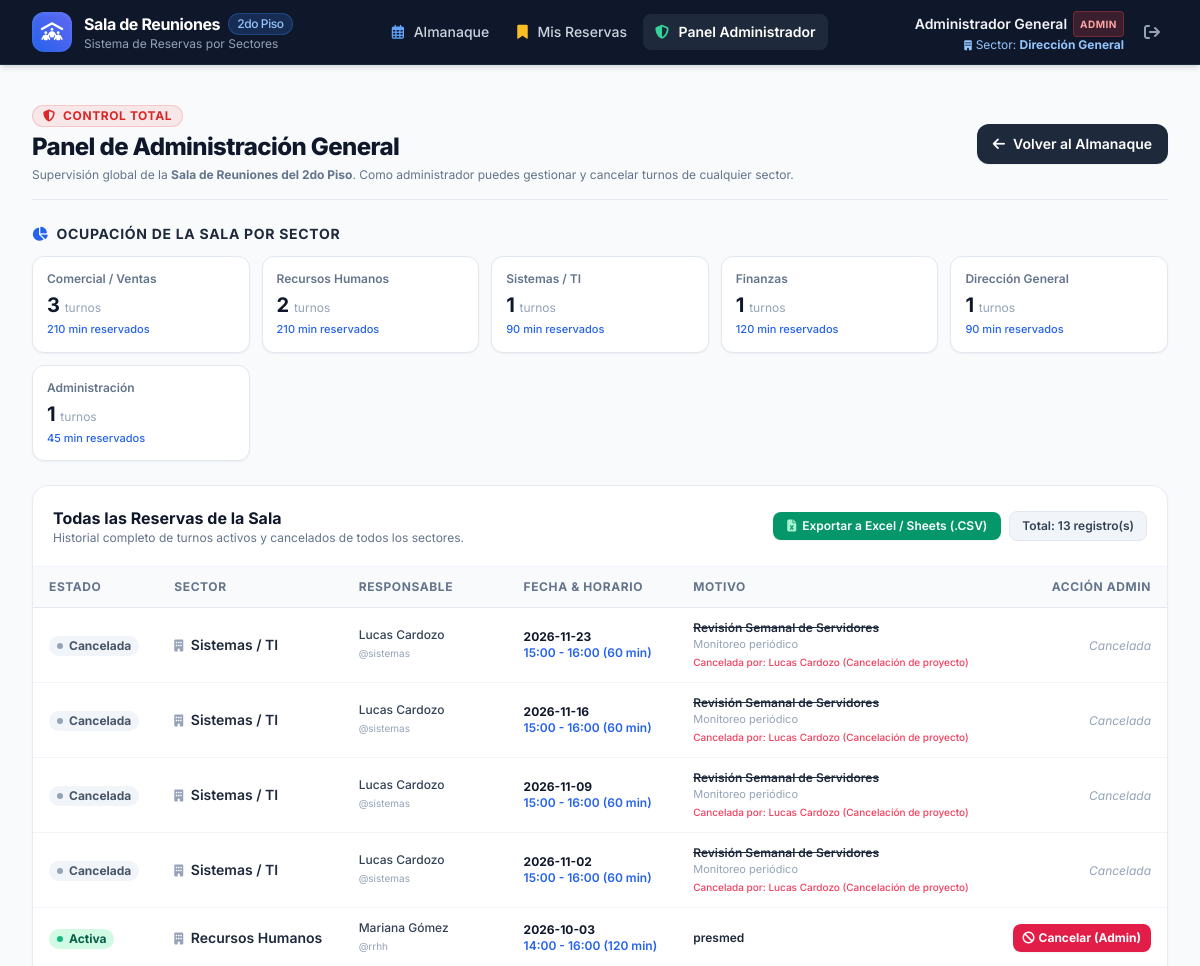
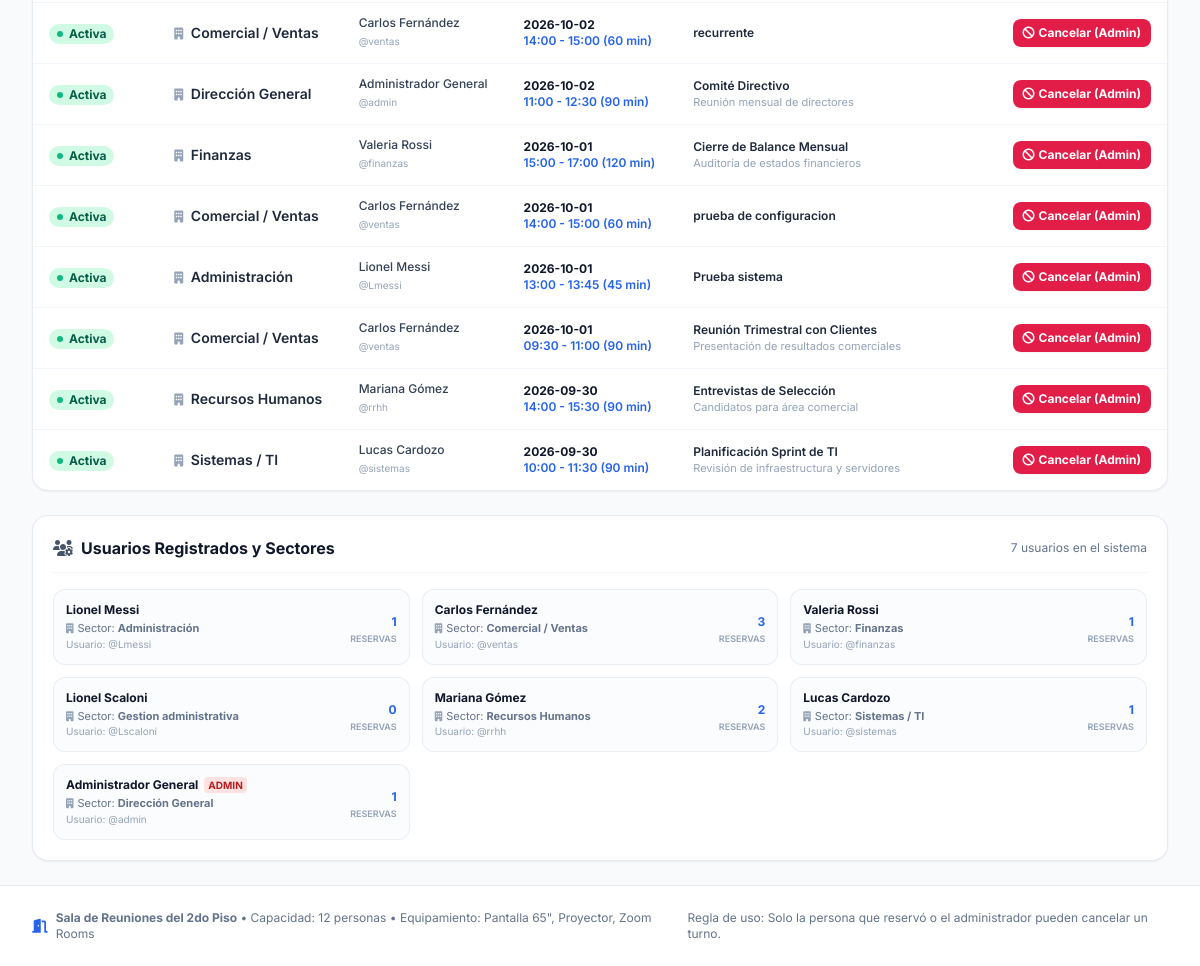
The page /admin (signed in) on the database its author committed (2 pictures, top to bottom).
### tables this page shows
CREATE TABLE users (
            id INTEGER PRIMARY KEY AUTOINCREMENT,
            username TEXT UNIQUE NOT NULL,
            password_hash TEXT NOT NULL,
            full_name TEXT NOT NULL,
            sector TEXT NOT NULL,
            role TEXT NOT NULL DEFAULT 'user',
            created_at TIMESTAMP DEFAULT CURRENT_TIMESTAMP
        );

CREATE TABLE reservations (
            id INTEGER PRIMARY KEY AUTOINCREMENT,
            user_id INTEGER NOT NULL,
            title TEXT NOT NULL,
            description TEXT,
            date TEXT NOT NULL,
            start_time TEXT NOT NULL,
            end_time TEXT NOT NULL,
            duration_minutes INTEGER NOT NULL,
            status TEXT NOT NULL DEFAULT 'active',
            cancelled_by INTEGER,
            cancelled_at TIMESTAMP,
            created_at TIMESTAMP DEFAULT CURRENT_TIMESTAMP, cancellation_reason TEXT, recurrence_id TEXT, recurrence_type TEXT DEFAULT 'none',
            FOREIGN KEY (user_id) REFERENCES users (id),
            FOREIGN KEY (cancelled_by) REFERENCES users (id)
        );

### app.py (the view)
@app.route("/admin")
@admin_required
def admin_panel():
    conn = get_db_connection()
    all_reservations = conn.execute('''
        SELECT r.*, u.full_name, u.sector, u.username,
               cb.full_name as cancelled_by_name
        FROM reservations r
        JOIN users u ON r.user_id = u.id
        LEFT JOIN users cb ON r.cancelled_by = cb.id
        ORDER BY r.date DESC, r.start_time DESC
    ''').fetchall()
    all_users = conn.execute('''
        SELECT u.*, COUNT(r.id) as total_bookings
        FROM users u
        LEFT JOIN reservations r ON u.id = r.user_id AND r.status = 'active'
        GROUP BY u.id
        ORDER BY u.role DESC, u.sector ASC
    ''').fetchall()
    sector_stats = conn.execute('''
        SELECT u.sector, COUNT(r.id) as total_reservas,
               COALESCE(SUM(r.duration_minutes), 0) as total_minutos
        FROM reservations r
        JOIN users u ON r.user_id = u.id
        WHERE r.status = 'active'
        GROUP BY u.sector
        ORDER BY total_reservas DESC
    ''').fetchall()
    conn.close()
    return render_template(
        "admin.html",
        all_reservations=all_reservations,
        all_users=all_users,
        sector_stats=sector_stats
    )

### templates/admin.html (shortened to what this page needs)
{% extends "base.html" %}
{% block content %}
<div class="space-y-6">
  <div class="flex flex-col sm:flex-row sm:items-center justify-between gap-4 pb-4 border-b border-slate-200">
    <div>
      <div class="flex items-center gap-2 mb-1">
        <span class="bg-red-500/10 text-red-600 border border-red-500/20 text-xs px-2.5 py-0.5 rounded-full font-bold uppercase tracking-wider">
          <i class="fa-solid fa-shield-halved mr-1"></i> Control Total
        </span>
      </div>
      <h1 class="text-2xl font-extrabold text-slate-900 tracking-tight">
        Panel de Administración General
      </h1>
      <p class="text-xs text-slate-500 mt-1">
        Supervisión global de la <strong>Sala de Reuniones del 2do Piso</strong>. Como administrador puedes gestionar y cancelar turnos de cualquier sector.
      </p>
    </div>
    <a href="{{ url_for('index') }}"
       class="inline-flex items-center gap-2 bg-slate-800 hover:bg-slate-700 text-white font-semibold px-4 py-2.5 rounded-xl shadow-sm text-sm transition">
      <i class="fa-solid fa-arrow-left"></i>
      <span>Volver al Almanaque</span>
    </a>
  </div>
  <div>
    <h3 class="text-sm font-bold text-slate-800 uppercase tracking-wider mb-3 flex items-center gap-2">
      <i class="fa-solid fa-chart-pie text-brand-600"></i> Ocupación de la Sala por Sector
    </h3>
    <div class="grid grid-cols-2 sm:grid-cols-3 md:grid-cols-5 gap-3">
      {% for stat in sector_stats %}
      <div class="bg-white rounded-xl p-3.5 border border-slate-200 shadow-sm">
        <p class="text-xs font-semibold text-slate-500 truncate">{{ stat.sector }}</p>
        <p class="text-xl font-bold text-slate-900 mt-1">{{ stat.total_reservas }} <span class="text-xs font-normal text-slate-400">turnos</span></p>
        <p class="text-[11px] text-brand-600 mt-0.5 font-medium">{{ stat.total_minutos }} min reservados</p>
      </div>
      {% endfor %}
    </div>
  </div>
  <div class="bg-white rounded-2xl border border-slate-200/80 shadow-sm overflow-hidden">
    <div class="p-4 sm:p-5 border-b border-slate-100 flex flex-col sm:flex-row sm:items-center justify-between gap-3">
      <div>
        <h3 class="text-base font-bold text-slate-900">
          Todas las Reservas de la Sala
        </h3>
        <p class="text-xs text-slate-500">Historial completo de turnos activos y cancelados de todos los sectores.</p>
      </div>
      <div class="flex items-center gap-2">
        <a href="{{ url_for('export_csv') }}"
           title="Descarga todas las reservas en formato compatible con Google Sheets y Excel"
           class="inline-flex items-center gap-1.5 bg-emerald-600 hover:bg-emerald-700 text-white font-semibold px-3.5 py-1.5 rounded-lg text-xs shadow-sm transition">
          <i class="fa-solid fa-file-excel text-emerald-200"></i>
          <span>Exportar a Excel / Sheets (.CSV)</span>
        </a>
        <span class="text-xs bg-slate-100 text-slate-700 font-semibold px-3 py-1.5 rounded-lg border border-slate-200">
          Total: {{ all_reservations|length }} registro(s)
        </span>
      </div>
    </div>
    <div class="overflow-x-auto">
      <table class="w-full text-left border-collapse text-sm">
        <thead>
          <tr class="bg-slate-50 border-b border-slate-200 text-xs font-semibold text-slate-500 uppercase tracking-wider">
            <th class="py-3 px-4">Estado</th>
            <th class="py-3 px-4">Sector</th>
            <th class="py-3 px-4">Responsable</th>
            <th class="py-3 px-4">Fecha & Horario</th>
            <th class="py-3 px-4">Motivo</th>
            <th class="py-3 px-4 text-right">Acción Admin</th>
          </tr>
        </thead>
        <tbody class="divide-y divide-slate-100">
          {% for r in all_reservations %}
          <tr class="hover:bg-slate-50/70 transition-colors">
            <td class="py-3 px-4 whitespace-nowrap">
              {% if r.status == 'active' %}
                <span class="inline-flex items-center px-2 py-0.5 rounded-full text-xs font-bold bg-emerald-100 text-emerald-800">
                  <span class="w-1.5 h-1.5 rounded-full bg-emerald-500 mr-1.5"></span> Activa
                </span>
              {% else %}
                <span class="inline-flex items-center px-2 py-0.5 rounded-full text-xs font-bold bg-slate-100 text-slate-600">
                  <span class="w-1.5 h-1.5 rounded-full bg-slate-400 mr-1.5"></span> Cancelada
                </span>
              {% endif %}
            </td>
            <td class="py-3 px-4 whitespace-nowrap">
              <span class="font-semibold text-slate-800">
                <i class="fa-solid fa-building text-slate-400 mr-1 text-xs"></i> {{ r.sector }}
              </span>
            </td>
            <td class="py-3 px-4 whitespace-nowrap text-slate-700">
              <div class="font-medium text-xs">{{ r.full_name }}</div>
              <div class="text-[10px] text-slate-400">@{{ r.username }}</div>
            </td>
            <td class="py-3 px-4 whitespace-nowrap">
              <div class="font-bold text-slate-900 text-xs">{{ r.date }}</div>
              <div class="text-xs text-brand-600 font-semibold">{{ r.start_time }} - {{ r.end_time }} ({{ r.duration_minutes }} min)</div>
            </td>
            <td class="py-3 px-4 text-xs">
              <span class="font-semibold text-slate-800 {{ 'line-through text-slate-400' if r.status == 'cancelled' else '' }}">
                {{ r.title }}
              </span>
              {% if r.description %}
                <div class="text-slate-400 text-[11px] truncate max-w-xs">{{ r.description }}</div>
              {% endif %}
              {% if r.status == 'cancelled' %}
                <div class="text-rose-500 text-[10px] mt-0.5 font-medium">
                  Cancelada por: {{ r.cancelled_by_name or 'Usuario' }} {% if r.cancellation_reason %}({{ r.cancellation_reason }}){% endif %}
                </div>
              {% endif %}
            </td>
            <td class="py-3 px-4 text-right whitespace-nowrap">
              {% if r.status == 'active' %}
                <form action="{{ url_for('cancel_reservation', reservation_id=r.id) }}" method="POST"
                      onsubmit="return confirm('ATENCIÓN ADMIN: ¿Deseas anular esta reserva de {{ r.full_name }} ({{ r.sector }}) para el {{ r.date }} a las {{ r.start_time }}? El turno quedará libre en el almanaque.');">
                  <button type="submit"
                          class="inline-flex items-center gap-1 px-2.5 py-1.5 rounded-lg bg-rose-600 hover:bg-rose-500 text-white font-bold text-xs shadow-sm transition">
                    <i class="fa-solid fa-ban"></i> Cancelar (Admin)
                  </button>
                </form>
              {% else %}
                <span class="text-xs text-slate-400 italic">Cancelada</span>
              {% endif %}
            </td>
          </tr>
          {% endfor %}
        </tbody>
      </table>
    </div>
  </div>
  <div class="bg-white rounded-2xl border border-slate-200/80 shadow-sm p-5">
    <div class="pb-3 border-b border-slate-100 mb-4 flex items-center justify-between">
      <h3 class="text-base font-bold text-slate-900 flex items-center gap-2">
        <i class="fa-solid fa-users-gear text-slate-600"></i> Usuarios Registrados y Sectores
      </h3>
      <span class="text-xs text-slate-500">{{ all_users|length }} usuarios en el sistema</span>
    </div>
    <div class="grid grid-cols-1 sm:grid-cols-2 md:grid-cols-3 gap-3">
      {% for u in all_users %}
      <div class="p-3 rounded-xl border border-slate-200/70 bg-slate-50/50 flex items-center justify-between">
        <div>
          <div class="font-bold text-slate-900 text-xs flex items-center gap-1.5">
            {{ u.full_name }}
            {% if u.role == 'admin' %}
              <span class="bg-red-100 text-red-700 text-[10px] px-1 rounded uppercase font-bold">Admin</span>
            {% endif %}
          </div>
          <div class="text-[11px] text-slate-500 mt-0.5">
            <i class="fa-solid fa-building text-[10px] text-slate-400 mr-1"></i>Sector: <strong>{{ u.sector }}</strong>
          </div>
          <div class="text-[10px] text-slate-400">Usuario: @{{ u.username }}</div>
        </div>
        <div class="text-right">
          <span class="text-xs font-bold text-brand-600">{{ u.total_bookings }}</span>
          <div class="text-[9px] text-slate-400 uppercase font-semibold">Reservas</div>
        </div>
      </div>
      {% endfor %}
    </div>
  </div>
</div>
{% endblock %}

### templates/base.html (shortened to what this page needs)
<!DOCTYPE html>
<html lang="es" class="h-full bg-slate-50">
<head>
  <script src="https://cdn.tailwindcss.com"></script>
  <link rel="stylesheet" href="https://cdnjs.cloudflare.com/ajax/libs/font-awesome/6.5.1/css/all.min.css">
  <link rel="stylesheet" href="{{ url_for('static', filename='css/style.css') }}">
</head>
<body class="h-full flex flex-col antialiased text-slate-800">
  <header class="bg-slate-900 border-b border-slate-800 text-white shadow-md sticky top-0 z-40">
    <div class="max-w-7xl mx-auto px-4 sm:px-6 lg:px-8">
      <div class="flex items-center justify-between h-16">
        <div class="flex items-center space-x-3">
          <a href="{{ url_for('index') }}" class="flex items-center space-x-3 group">
            <div class="w-10 h-10 rounded-xl bg-gradient-to-tr from-brand-600 to-indigo-500 flex items-center justify-center text-white shadow-inner shadow-brand-400/30 group-hover:scale-105 transition-transform">
              <i class="fa-solid fa-people-roof text-lg"></i>
            </div>
            <div>
              <div class="font-bold text-base tracking-tight text-white flex items-center gap-2">
                Sala de Reuniones
                <span class="text-xs bg-brand-500/20 text-brand-300 border border-brand-500/30 px-2 py-0.5 rounded-full font-medium">2do Piso</span>
              </div>
              <div class="text-xs text-slate-400">Sistema de Reservas por Sectores</div>
            </div>
          </a>
        </div>
        {% if current_user %}
        <nav class="hidden md:flex items-center space-x-1">
          <a href="{{ url_for('index') }}"
             class="px-3 py-2 rounded-lg text-sm font-medium transition-colors {% if request.endpoint == 'index' %}bg-slate-800 text-white font-semibold{% else %}text-slate-300 hover:text-white hover:bg-slate-800/60{% endif %}">
            <i class="fa-regular fa-calendar-days mr-1.5 text-brand-400"></i> Almanaque
          </a>
          <a href="{{ url_for('my_bookings') }}"
             class="px-3 py-2 rounded-lg text-sm font-medium transition-colors {% if request.endpoint == 'my_bookings' %}bg-slate-800 text-white font-semibold{% else %}text-slate-300 hover:text-white hover:bg-slate-800/60{% endif %}">
            <i class="fa-solid fa-bookmark mr-1.5 text-amber-400"></i> Mis Reservas
          </a>
          {% if current_user.role == 'admin' %}
          <a href="{{ url_for('admin_panel') }}"
             class="px-3 py-2 rounded-lg text-sm font-medium transition-colors {% if request.endpoint == 'admin_panel' %}bg-slate-800 text-white font-semibold{% else %}text-slate-300 hover:text-white hover:bg-slate-800/60{% endif %}">
            <i class="fa-solid fa-shield-halved mr-1.5 text-emerald-400"></i> Panel Administrador
          </a>
          {% endif %}
        </nav>
        <div class="flex items-center space-x-3">
          <div class="hidden sm:flex flex-col items-end">
            <div class="text-sm font-semibold text-slate-100 flex items-center gap-1.5">
              {{ current_user.full_name }}
              {% if current_user.role == 'admin' %}
                <span class="bg-red-500/20 text-red-300 border border-red-500/30 text-[10px] px-1.5 py-0.5 rounded uppercase font-bold tracking-wider">Admin</span>
              {% endif %}
            </div>
            <div class="text-xs text-brand-300 flex items-center gap-1">
              <i class="fa-solid fa-building text-[10px]"></i>
              <span>Sector: <strong>{{ current_user.sector }}</strong></span>
            </div>
          </div>
          <a href="{{ url_for('logout') }}" title="Cerrar sesión"
             class="p-2 text-slate-400 hover:text-rose-400 hover:bg-slate-800 rounded-lg transition-colors">
            <i class="fa-solid fa-arrow-right-from-bracket text-base"></i>
          </a>
        </div>
        {% endif %}
      </div>
    </div>
  </header>
  <main class="flex-grow max-w-7xl mx-auto px-4 sm:px-6 lg:px-8 py-6 w-full">
    {% block content %}{% endblock %}
  </main>
  <footer class="bg-white border-t border-slate-200 py-6 text-slate-500 text-xs mt-auto">
    <div class="max-w-7xl mx-auto px-4 sm:px-6 lg:px-8 flex flex-col sm:flex-row items-center justify-between gap-4">
      <div class="flex items-center gap-2">
        <i class="fa-solid fa-door-open text-brand-600 text-sm"></i>
        <span><strong>Sala de Reuniones del 2do Piso</strong> &bull; Capacidad: 12 personas &bull; Equipamiento: Pantalla 65", Proyector, Zoom Rooms</span>
      </div>
      <div>
        <span>Regla de uso: Solo la persona que reservó o el administrador pueden cancelar un turno.</span>
      </div>
    </div>
  </footer>
</body>
</html>

### rows shown on the page
users: full_name "Administrador General", sector "Dirección General", total_reservas "1", total_minutos "90", role "ADMIN", username "admin", total_bookings "1"
reservations: status "cancelled" (drawn), sector "Sistemas / TI", full_name "Lucas Cardozo", username "sistemas", date "2026-11-23", start_time "15:00", end_time "16:00", duration_minutes "60", title "Revisión Semanal de Servidores", description "Monitoreo periódico", cancellation_reason "Cancelación de proyecto"
reservations: status "cancelled" (drawn), sector "Sistemas / TI", full_name "Lucas Cardozo", username "sistemas", date "2026-11-16", start_time "15:00", end_time "16:00", duration_minutes "60", title "Revisión Semanal de Servidores", description "Monitoreo periódico", cancellation_reason "Cancelación de proyecto"
reservations: status "cancelled" (drawn), sector "Sistemas / TI", full_name "Lucas Cardozo", username "sistemas", date "2026-11-09", start_time "15:00", end_time "16:00", duration_minutes "60", title "Revisión Semanal de Servidores", description "Monitoreo periódico", cancellation_reason "Cancelación de proyecto"
reservations: status "cancelled" (drawn), sector "Sistemas / TI", full_name "Lucas Cardozo", username "sistemas", date "2026-11-02", start_time "15:00", end_time "16:00", duration_minutes "60", title "Revisión Semanal de Servidores", description "Monitoreo periódico", cancellation_reason "Cancelación de proyecto"
reservations: status "active" (drawn), sector "Recursos Humanos", full_name "Mariana Gómez", username "rrhh", date "2026-10-03", start_time "14:00", end_time "16:00", duration_minutes "120", title "presmed"
reservations: status "active" (drawn), sector "Comercial / Ventas", full_name "Carlos Fernández", username "ventas", date "2026-10-02", start_time "14:00", end_time "15:00", duration_minutes "60", title "recurrente"
reservations: status "active" (drawn), sector "Dirección General", full_name "Administrador General", username "admin", date "2026-10-02", start_time "11:00", end_time "12:30", duration_minutes "90", title "Comité Directivo", description "Reunión mensual de directores"
reservations: status "active" (drawn), sector "Finanzas", full_name "Valeria Rossi", username "finanzas", date "2026-10-01", start_time "15:00", end_time "17:00", duration_minutes "120", title "Cierre de Balance Mensual", description "Auditoría de estados financieros"
reservations: status "active" (drawn), sector "Comercial / Ventas", full_name "Carlos Fernández", username "ventas", date "2026-10-01", start_time "14:00", end_time "15:00", duration_minutes "60", title "prueba de configuracion"
reservations: status "active" (drawn), sector "Administración", full_name "Lionel Messi", username "Lmessi", date "2026-10-01", start_time "13:00", end_time "13:45", duration_minutes "45", title "Prueba sistema"
reservations: status "active" (drawn), sector "Comercial / Ventas", full_name "Carlos Fernández", username "ventas", date "2026-10-01", start_time "09:30", end_time "11:00", duration_minutes "90", title "Reunión Trimestral con Clientes", description "Presentación de resultados comerciales"
reservations: status "active" (drawn), sector "Recursos Humanos", full_name "Mariana Gómez", username "rrhh", date "2026-09-30", start_time "14:00", end_time "15:30", duration_minutes "90", title "Entrevistas de Selección", description "Candidatos para área comercial"
reservations: status "active" (drawn), sector "Sistemas / TI", full_name "Lucas Cardozo", username "sistemas", date "2026-09-30", start_time "10:00", end_time "11:30", duration_minutes "90", title "Planificación Sprint de TI", description "Revisión de infraestructura y servidores"
users: full_name "Lionel Messi", sector "Administración", username "Lmessi", total_bookings "1"
users: full_name "Carlos Fernández", sector "Comercial / Ventas", username "ventas", total_bookings "3"
users: full_name "Valeria Rossi", sector "Finanzas", username "finanzas", total_bookings "1"
users: full_name "Lionel Scaloni", sector "Gestion administrativa", username "Lscaloni", total_bookings "0"
users: full_name "Mariana Gómez", sector "Recursos Humanos", username "rrhh", total_bookings "2"
users: full_name "Lucas Cardozo", sector "Sistemas / TI", username "sistemas", total_bookings "1"

### other values the page prints
{{ stat.sector }} "Comercial / Ventas" "Recursos Humanos" "Sistemas / TI" "Finanzas" "Administración"
{{ stat.total_reservas }} "3" "2" "1" "1" "1"
{{ stat.total_minutos }} "210" "210" "90" "120" "45"
{{ all_reservations|length }} "13"
{{ all_users|length }} "7"
